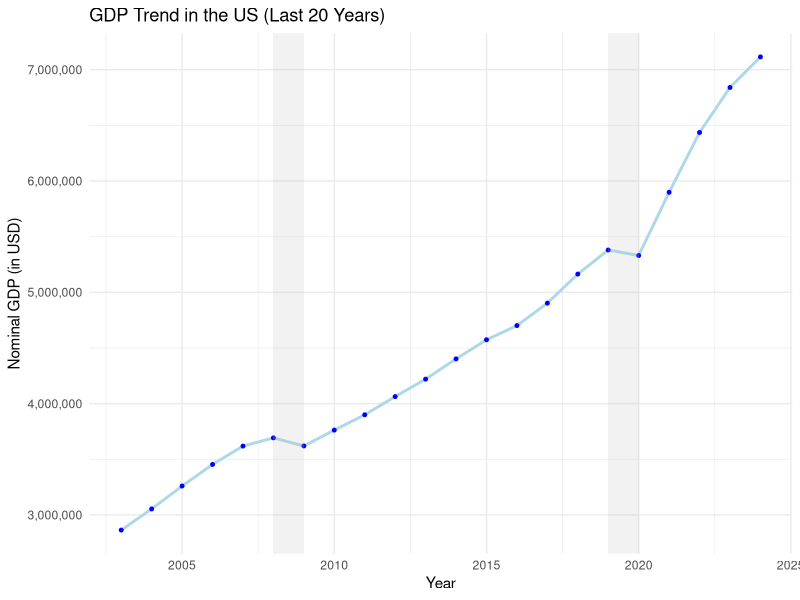
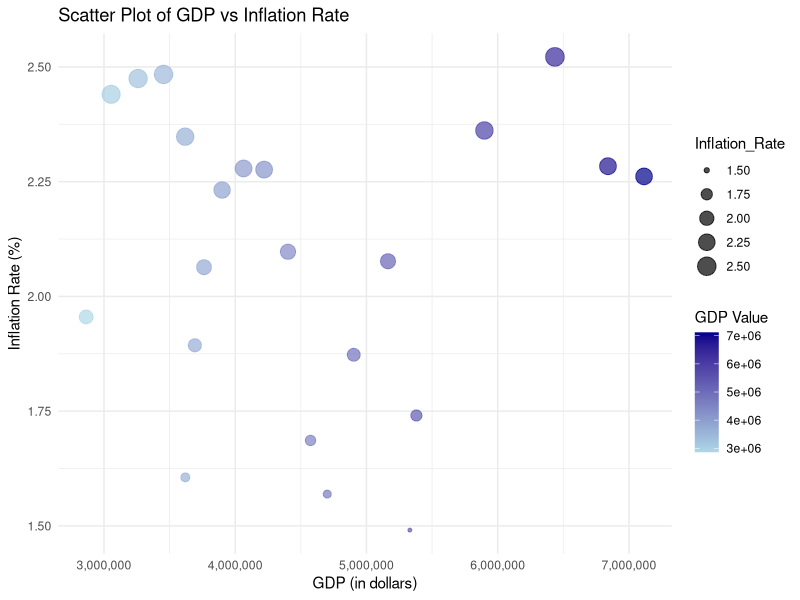
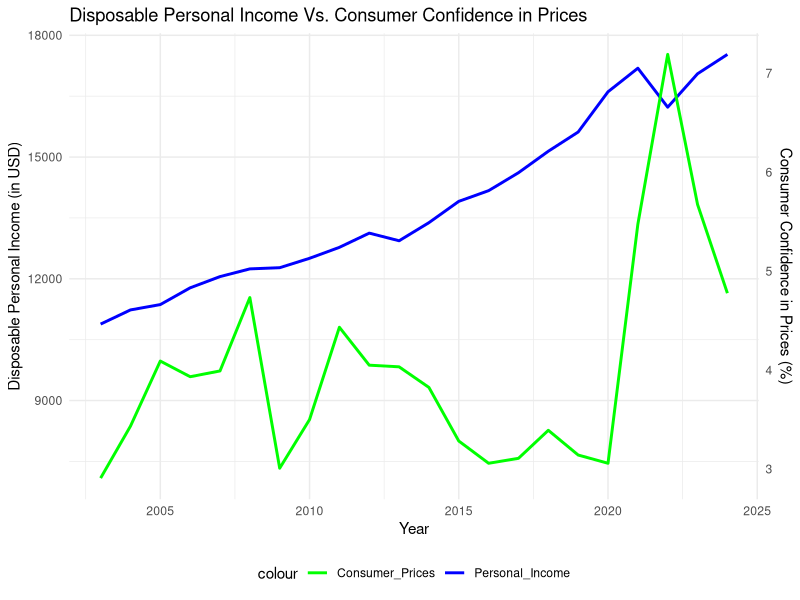
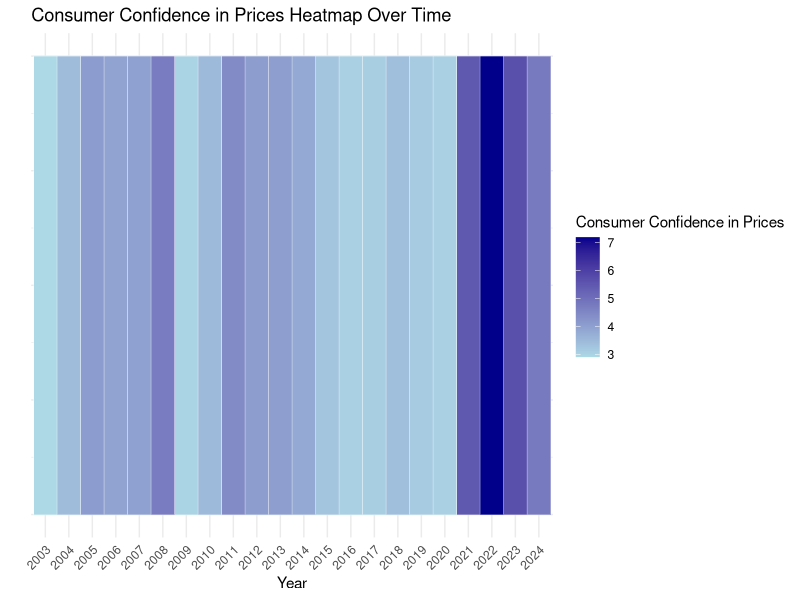

R code for these plots, in order:
## ---- chunk 1
##install.packages("readxl")  # Install if not already installed
library(readxl)
## ---- chunk 2
# Replace 'your_file.xlsx' with the path to your Excel file
mydata <- read_excel("Final_Project_copy_2.xls")
## ---- chunk 3
## Load the required packages
# install.packages("ggplot2")
library(ggplot2)
library(knitr)
# install.packages("dplyr")
library(dplyr)
library(scales)

## Renaming variables for simplicity
mydata <- mydata %>%
  rename(Year = `Years (DATE)`,
         Inflation_Rate = `Average of 10-Year Breakeven Inflation Rate`,
         GDP = `Average of Nominal Gross Domestic Product for United States`,
         Consumer_Prices = `Average of Consumer Opinion Surveys: Consumer Prices: Future Tendency for United States`,
         Unemployment_Rate = `Average of Unemployment Rate`,
         Trade_Balance = `Average of Trade Balance: Goods and Services, Balance of Payments Basis`,
         Personal_Income = `Average of Real Disposable Personal Income`,
         Government_Receips = `Average of Federal Government Current Receipts`,
         Federal_Debt_Ratio = `Average of Federal Debt: Total Public Debt as Percent of Gross Domestic Product`)


## Converting 'Year' column from character to numeric
mydata$Year <- as.numeric(mydata$Year)

## Preview the dataset
head(mydata)
str(mydata)

## ---- chunk 4
# Define economic downturn periods (example years)
recessions <- data.frame (
  start = c(2008, 2019),  # Start of recession
  end = c(2009, 2020)     # End of recession
)

# Plot the graph with shaded areas for recessions
ggplot(data = mydata, aes(x = Year, y = GDP)) +
  geom_line(color = "lightblue", size = 1) +
  geom_point(color = "blue", size = 1) +  # Add points on the line
  geom_rect(data = recessions, aes(xmin = start, xmax = end, ymin = -Inf, ymax = Inf),
            fill = "grey", alpha = 0.2, inherit.aes = FALSE) +  # Shaded areas
  labs(title = "GDP Trend in the US (Last 20 Years)",
       x = "Year",
       y = "Nominal GDP (in USD)") +
  scale_y_continuous(labels = scales::comma) +
  theme_minimal()
## ---- chunk 5
ggplot(mydata, aes(x = GDP, y = Inflation_Rate, color = GDP)) +
  geom_point(aes(size = Inflation_Rate), alpha = 0.7) +
  labs(title = "Scatter Plot of GDP vs Inflation Rate",
       x = "GDP (in dollars)",
       y = "Inflation Rate (%)") +
  scale_x_continuous(labels = comma) +  # Format x-axis with commas
  scale_color_gradient(low = "lightblue", high = "darkblue", name = "GDP Value") +
  theme_minimal()
## ---- chunk 6
ggplot(mydata, aes(x = Year)) +
  geom_line(aes(y = Personal_Income, color = "Personal_Income"), size = 1) +
  geom_line(aes(y = Consumer_Prices * (max(mydata$Personal_Income) / max(mydata$Consumer_Prices)),
                color = "Consumer_Prices"), size = 1) +
  scale_y_continuous(
    name = "Disposable Personal Income (in USD)",
    sec.axis = sec_axis(~ . * (max(mydata$Consumer_Prices) / max(mydata$Personal_Income)),
                        name = "Consumer Confidence in Prices (%)")
  ) +
  scale_color_manual(values = c("Personal_Income" = "blue", "Consumer_Prices" = "green")) +
  labs(title = "Disposable Personal Income Vs. Consumer Confidence in Prices",
       x = "Year") +
  theme_minimal() +
  theme(legend.position = "bottom")
## ---- chunk 7
ggplot(mydata, aes(x = factor(Year), y = 1, fill = Consumer_Prices)) +
  geom_tile(color = "white") +
  scale_fill_gradient(low = "lightblue", high = "darkblue", name = "Consumer Confidence in Prices") +
  labs(title = "Consumer Confidence in Prices Heatmap Over Time",
       x = "Year",
       y = "") +
  theme_minimal() +
  # To organize the x-axis so everything looks neat
  theme(axis.text.y = element_blank(),
        axis.ticks.y = element_blank(),
        axis.text.x = element_text(angle = 45, hjust = 1))
